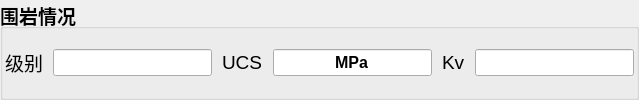
        <widget class="QGroupBox" name="rockCondition_GroupBox">
         <property name="font">
          <font>
           <family>Microsoft YaHei UI</family>
           <pointsize>14</pointsize>
           <weight>75</weight>
           <bold>true</bold>
          </font>
         </property>
         <property name="title">
          <string>围岩情况</string>
         </property>
         <layout class="QGridLayout" name="gridLayout_2">
          <property name="leftMargin">
           <number>2</number>
          </property>
          <property name="topMargin">
           <number>2</number>
          </property>
          <property name="rightMargin">
           <number>2</number>
          </property>
          <property name="bottomMargin">
           <number>2</number>
          </property>
          <property name="horizontalSpacing">
           <number>10</number>
          </property>
          <property name="verticalSpacing">
           <number>2</number>
          </property>
          <item row="2" column="2">
           <widget class="QLineEdit" name="rockGrade_LineEdit">
            <property name="font">
             <font>
              <family>Microsoft YaHei UI</family>
              <pointsize>12</pointsize>
              <weight>75</weight>
              <bold>true</bold>
             </font>
            </property>
            <property name="text">
             <string/>
            </property>
            <property name="alignment">
             <set>Qt::AlignCenter</set>
            </property>
            <property name="readOnly">
             <bool>true</bool>
            </property>
           </widget>
          </item>
          <item row="2" column="4">
           <widget class="QLineEdit" name="ucs_LineEdit">
            <property name="font">
             <font>
              <family>Microsoft YaHei UI</family>
              <pointsize>12</pointsize>
              <weight>75</weight>
              <bold>true</bold>
             </font>
            </property>
            <property name="text">
             <string>MPa</string>
            </property>
            <property name="alignment">
             <set>Qt::AlignCenter</set>
            </property>
            <property name="readOnly">
             <bool>true</bool>
            </property>
           </widget>
          </item>
          <item row="2" column="5">
           <widget class="QLabel" name="label_6">
            <property name="font">
             <font>
              <family>Microsoft YaHei UI</family>
              <pointsize>14</pointsize>
              <weight>50</weight>
              <bold>false</bold>
             </font>
            </property>
            <property name="text">
             <string>Kv</string>
            </property>
           </widget>
          </item>
          <item row="2" column="0">
           <widget class="QLabel" name="label_3">
            <property name="font">
             <font>
              <family>Microsoft YaHei UI</family>
              <pointsize>14</pointsize>
              <weight>50</weight>
              <bold>false</bold>
             </font>
            </property>
            <property name="text">
             <string>级别</string>
            </property>
           </widget>
          </item>
          <item row="2" column="6">
           <widget class="QLineEdit" name="kv_LineEdit">
            <property name="font">
             <font>
              <family>Microsoft YaHei UI</family>
              <pointsize>12</pointsize>
              <weight>75</weight>
              <bold>true</bold>
             </font>
            </property>
            <property name="text">
             <string/>
            </property>
            <property name="alignment">
             <set>Qt::AlignCenter</set>
            </property>
            <property name="readOnly">
             <bool>true</bool>
            </property>
           </widget>
          </item>
          <item row="2" column="3">
           <widget class="QLabel" name="label_4">
            <property name="font">
             <font>
              <family>Microsoft YaHei UI</family>
              <pointsize>14</pointsize>
              <weight>50</weight>
              <bold>false</bold>
             </font>
            </property>
            <property name="text">
             <string>UCS</string>
            </property>
           </widget>
          </item>
         </layout>
        </widget>
